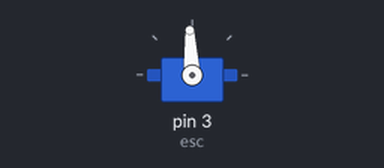
The sketch below on a simulated Arduino Uno, built with avr-gcc and run on an emulated ATmega328P. Parts: servo.

Above: at 5.05 s.
At 11.1 s:
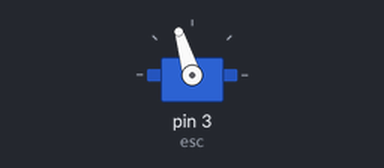
Timing chart, 0 to 16.8 s (numbered marks = the images above):
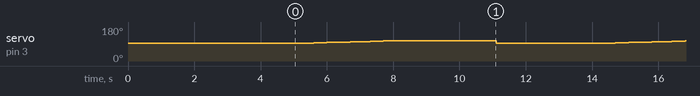

Measured:
- by itself, servo on pin 3 (esc): repeats every 9.1 s: 95° 0.20 s, 96° 0.20 s, 97° 0.20 s, 98° 0.20 s, 99° 0.20 s, 100° 0.30 s, 101° 0.20 s, 102° 0.20 s, 103° 0.20 s, 104° 0.20 s, 105° 0.20 s, 106° 0.20 s, 107° 3.2 s, 93° 3.2 s, 94° 0.20 s

The sketch:

21_1_2026_FUSION_1200KV_motor_testing_code.ino
```cpp
#include <Servo.h>

Servo esc;

void setup() {
  esc.attach(3);        // D3 pin
  esc.writeMicroseconds(1500); // NEUTRAL
  delay(5000);          // ESC arming time
}

void loop() {
  // Slowly go forward
  for (int pwm = 1500; pwm <= 1650; pwm += 5) {
    esc.writeMicroseconds(pwm);
    delay(100);
  }

  delay(3000);

  // Back to neutral
  esc.writeMicroseconds(1500);
  delay(3000);
}
```
